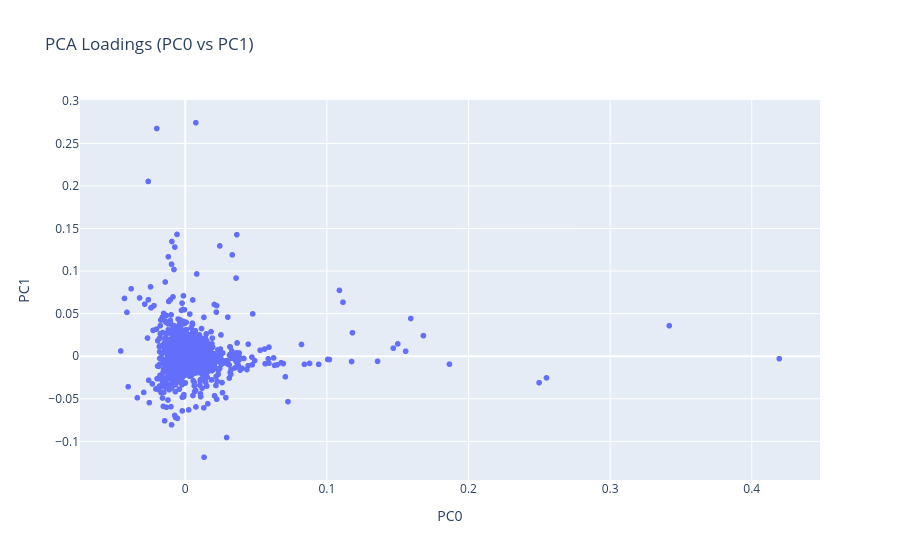

Notebook source saved alongside this figure:
### Code cell
# --- loadings scatterplot ---

loadings_plot = PC.T.reset_index()
loadings_plot.columns = ['term', 'PC0', 'PC1', 'PC2', 'PC3', 'PC4']

fig = px.scatter(
    loadings_plot,
    x='PC0',
    y='PC1',
    title='PCA Loadings (PC0 vs PC1)',
    hover_name='term'
)

fig.show()

### Figure 1 — Plotly figure (JSON) as saved in the notebook; plotly's stock layout.template omitted (floating-point values rounded to 4 significant figures; data arrays with more than 128 entries replaced by an {"elided": "..."} marker saying what was removed)
{"data": [{"hovertemplate": "<b>%{hovertext}</b><br><br>PC0=%{x}<br>PC1=%{y}<extra></extra>", "hovertext": {"elided": "10400 str values"}, "legendgroup": "", "marker": {"color": "#636efa", "symbol": "circle"}, "mode": "markers", "name": "", "showlegend": false, "type": "scattergl", "x": {"elided": "10400 float values"}, "xaxis": "x", "y": {"elided": "10400 float values"}, "yaxis": "y"}], "layout": {"legend": {"tracegroupgap": 0}, "title": {"text": "PCA Loadings (PC0 vs PC1)"}, "xaxis": {"anchor": "y", "domain": [0, 1], "title": {"text": "PC0"}}, "yaxis": {"anchor": "x", "domain": [0, 1], "title": {"text": "PC1"}}}}
